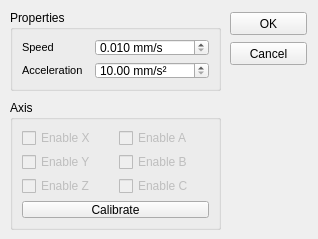
<?xml version="1.0" encoding="UTF-8"?>
<ui version="4.0">
 <class>dialogDummyMotor</class>
 <widget class="QDialog" name="dialogDummyMotor">
  <property name="geometry">
   <rect>
    <x>0</x>
    <y>0</y>
    <width>318</width>
    <height>239</height>
   </rect>
  </property>
  <property name="minimumSize">
   <size>
    <width>318</width>
    <height>239</height>
   </size>
  </property>
  <property name="maximumSize">
   <size>
    <width>318</width>
    <height>239</height>
   </size>
  </property>
  <property name="windowTitle">
   <string>Dialog</string>
  </property>
  <widget class="QGroupBox" name="groupBox">
   <property name="geometry">
    <rect>
     <x>10</x>
     <y>10</y>
     <width>211</width>
     <height>81</height>
    </rect>
   </property>
   <property name="title">
    <string>Properties</string>
   </property>
   <layout class="QGridLayout" name="gridLayout">
    <item row="0" column="0">
     <widget class="QLabel" name="labelSpeed">
      <property name="font">
       <font>
        <pointsize>8</pointsize>
       </font>
      </property>
      <property name="text">
       <string>Speed</string>
      </property>
     </widget>
    </item>
    <item row="0" column="1">
     <widget class="QDoubleSpinBox" name="doubleSpinBox_Speed">
      <property name="suffix">
       <string> mm/s</string>
      </property>
      <property name="decimals">
       <number>3</number>
      </property>
      <property name="minimum">
       <double>0.010000000000000</double>
      </property>
      <property name="maximum">
       <double>100.000000000000000</double>
      </property>
     </widget>
    </item>
    <item row="1" column="0">
     <widget class="QLabel" name="labelAcc">
      <property name="font">
       <font>
        <pointsize>8</pointsize>
       </font>
      </property>
      <property name="text">
       <string>Acceleration</string>
      </property>
     </widget>
    </item>
    <item row="1" column="1">
     <widget class="QDoubleSpinBox" name="doubleSpinBox_Accel">
      <property name="suffix">
       <string> mm/s²</string>
      </property>
      <property name="decimals">
       <number>2</number>
      </property>
      <property name="minimum">
       <double>10.000000000000000</double>
      </property>
      <property name="maximum">
       <double>10000.000000000000000</double>
      </property>
     </widget>
    </item>
   </layout>
  </widget>
  <widget class="QGroupBox" name="groupBox_2">
   <property name="geometry">
    <rect>
     <x>10</x>
     <y>100</y>
     <width>211</width>
     <height>130</height>
    </rect>
   </property>
   <property name="title">
    <string>Axis</string>
   </property>
   <layout class="QGridLayout" name="gridLayout_2">
    <item row="0" column="0">
     <widget class="QCheckBox" name="checkBox_EnableX">
      <property name="enabled">
       <bool>false</bool>
      </property>
      <property name="text">
       <string>Enable X</string>
      </property>
     </widget>
    </item>
    <item row="0" column="1">
     <widget class="QCheckBox" name="checkBox_EnableA">
      <property name="enabled">
       <bool>false</bool>
      </property>
      <property name="text">
       <string>Enable A</string>
      </property>
     </widget>
    </item>
    <item row="1" column="0">
     <widget class="QCheckBox" name="checkBox_EnableY">
      <property name="enabled">
       <bool>false</bool>
      </property>
      <property name="text">
       <string>Enable Y</string>
      </property>
     </widget>
    </item>
    <item row="1" column="1">
     <widget class="QCheckBox" name="checkBox_EnableB">
      <property name="enabled">
       <bool>false</bool>
      </property>
      <property name="text">
       <string>Enable B</string>
      </property>
     </widget>
    </item>
    <item row="2" column="0">
     <widget class="QCheckBox" name="checkBox_EnableZ">
      <property name="enabled">
       <bool>false</bool>
      </property>
      <property name="text">
       <string>Enable Z</string>
      </property>
     </widget>
    </item>
    <item row="2" column="1">
     <widget class="QCheckBox" name="checkBox_EnableC">
      <property name="enabled">
       <bool>false</bool>
      </property>
      <property name="text">
       <string>Enable C</string>
      </property>
     </widget>
    </item>
    <item row="3" column="0" colspan="2">
     <widget class="QPushButton" name="pushButtonCalib">
      <property name="text">
       <string>Calibrate</string>
      </property>
      <property name="autoDefault">
       <bool>false</bool>
      </property>
     </widget>
    </item>
   </layout>
  </widget>
  <widget class="QPushButton" name="okButton">
   <property name="geometry">
    <rect>
     <x>230</x>
     <y>12</y>
     <width>77</width>
     <height>23</height>
    </rect>
   </property>
   <property name="text">
    <string>OK</string>
   </property>
   <property name="autoDefault">
    <bool>false</bool>
   </property>
  </widget>
  <widget class="QPushButton" name="cancelButton">
   <property name="geometry">
    <rect>
     <x>230</x>
     <y>42</y>
     <width>77</width>
     <height>23</height>
    </rect>
   </property>
   <property name="text">
    <string>Cancel</string>
   </property>
   <property name="autoDefault">
    <bool>false</bool>
   </property>
  </widget>
 </widget>
 <tabstops>
  <tabstop>doubleSpinBox_Speed</tabstop>
  <tabstop>doubleSpinBox_Accel</tabstop>
  <tabstop>checkBox_EnableX</tabstop>
  <tabstop>checkBox_EnableY</tabstop>
  <tabstop>checkBox_EnableZ</tabstop>
  <tabstop>checkBox_EnableA</tabstop>
  <tabstop>checkBox_EnableB</tabstop>
  <tabstop>checkBox_EnableC</tabstop>
  <tabstop>pushButtonCalib</tabstop>
  <tabstop>okButton</tabstop>
  <tabstop>cancelButton</tabstop>
 </tabstops>
 <resources/>
 <connections>
  <connection>
   <sender>okButton</sender>
   <signal>clicked()</signal>
   <receiver>dialogDummyMotor</receiver>
   <slot>accept()</slot>
   <hints>
    <hint type="sourcelabel">
     <x>352</x>
     <y>33</y>
    </hint>
    <hint type="destinationlabel">
     <x>233</x>
     <y>29</y>
    </hint>
   </hints>
  </connection>
  <connection>
   <sender>cancelButton</sender>
   <signal>clicked()</signal>
   <receiver>dialogDummyMotor</receiver>
   <slot>reject()</slot>
   <hints>
    <hint type="sourcelabel">
     <x>331</x>
     <y>62</y>
    </hint>
    <hint type="destinationlabel">
     <x>277</x>
     <y>92</y>
    </hint>
   </hints>
  </connection>
 </connections>
</ui>
